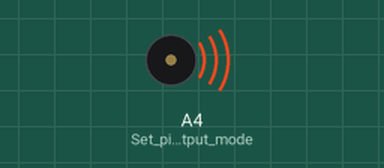
Recording of a sketch running on a simulated Arduino Uno, built with avr-gcc and run on an emulated ATmega328P. On the bench: buzzer (waves = sounding).

Above: at 0.5 s.
Timing chart, 0 to 5.9 s (numbered marks = the images above):
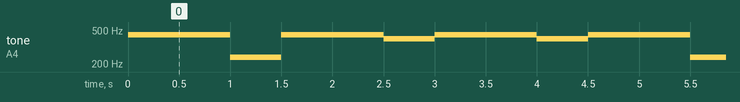

The sketch:

CG_Bot_Buzzer_Generate_Tone.ino
```cpp
void setup()
{
  pinMode(A4, OUTPUT);       // Set pin A4 as output mode (buzzer is connected here)
}

void loop()
{
  tone(A4, 440);             // Play a sound at 440 Hz frequency (produces a standard A4 pitch)
  delay(1000);               // Play the sound for 1000 milliseconds (1 second)

  tone(A4, 240);             // Change frequency to 240 Hz for a different pitch
  delay(500);                // Play the sound for 500 milliseconds (0.5 seconds)

  tone(A4, 440);             // Return to 440 Hz frequency (A4 pitch)
  delay(1000);               // Play the sound for 1000 milliseconds

  tone(A4, 396);             // Change frequency to 396 Hz for another pitch
  delay(500);                // Play the sound for 500 milliseconds

  tone(A4, 440);             // Back to 440 Hz frequency (A4 pitch)
  delay(1000);               // Play the sound for 1000 milliseconds

  tone(A4, 396);             // 396 Hz frequency for another pitch
  delay(500);                // Play the sound for 500 milliseconds

  noTone(A4);                // Stop any sound currently playing on pin A4
}
```

Measured:
- by itself, tone on A4 (Set_pin_A4_as_output_mode): repeats every 4.5 s: 240 Hz 0.50 s, 2 × (440 Hz 1.0 s, 396 Hz 0.50 s), 440 Hz 1.0 s
